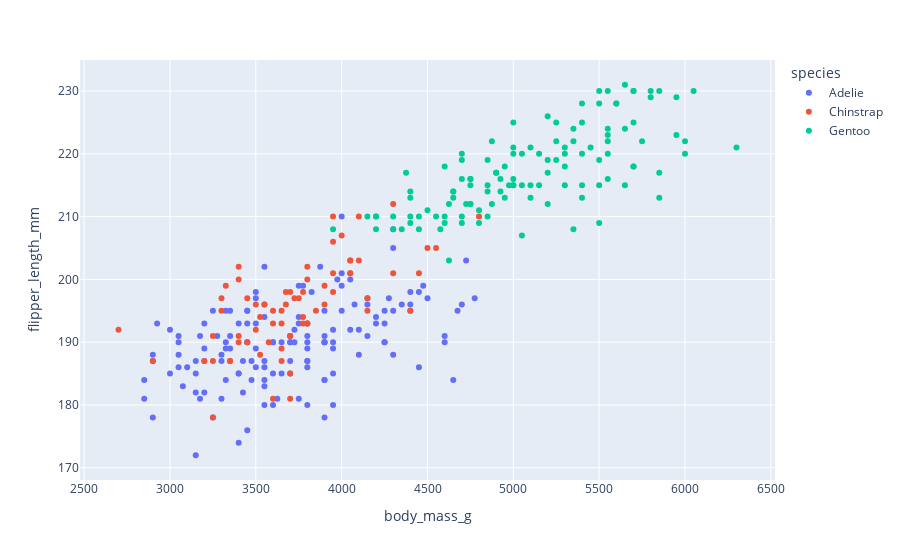

Notebook source saved alongside this figure:
### Code cell
px.scatter(df, x='body_mass_g', y='flipper_length_mm', color='species')

### Figure 1 — Plotly figure (JSON) as saved in the notebook; plotly's stock layout.template omitted (floating-point values rounded to 4 significant figures; data arrays with more than 128 entries replaced by an {"elided": "..."} marker saying what was removed)
{"data": [{"hovertemplate": "species=Adelie<br>body_mass_g=%{x}<br>flipper_length_mm=%{y}<extra></extra>", "legendgroup": "Adelie", "marker": {"color": "#636efa", "symbol": "circle"}, "mode": "markers", "name": "Adelie", "orientation": "v", "showlegend": true, "type": "scatter", "x": {"elided": "146 int values"}, "xaxis": "x", "y": {"elided": "146 int values"}, "yaxis": "y"}, {"hovertemplate": "species=Chinstrap<br>body_mass_g=%{x}<br>flipper_length_mm=%{y}<extra></extra>", "legendgroup": "Chinstrap", "marker": {"color": "#EF553B", "symbol": "circle"}, "mode": "markers", "name": "Chinstrap", "orientation": "v", "showlegend": true, "type": "scatter", "x": [3500, 3900, 3650, 3525, 3725, 3950, 3250, 3750, 4150, 3700, 3800, 3775, 3700, 4050, 3575, 4050, 3300, 3700, 3450, 4400, 3600, 3400, 2900, 3800, 3300, 4150, 3400, 3800, 3700, 4550, 3200, 4300, 3350, 4100, 3600, 3900, 3850, 4800, 2700, 4500, 3950, 3650, 3550, 3500, 3675, 4450, 3400, 4300, 3250, 3675, 3325, 3950, 3600, 4050, 3350, 3450, 3250, 4050, 3800, 3525, 3950, 3650, 3650, 4000, 3400, 3775, 4100, 3775], "xaxis": "x", "y": [192, 196, 193, 188, 197, 198, 178, 197, 195, 198, 193, 194, 185, 201, 190, 201, 197, 181, 190, 195, 181, 191, 187, 193, 195, 197, 200, 200, 191, 205, 187, 201, 187, 203, 195, 199, 195, 210, 192, 205, 210, 187, 196, 196, 196, 201, 190, 212, 187, 198, 199, 201, 193, 203, 187, 197, 191, 203, 202, 194, 206, 189, 195, 207, 202, 193, 210, 198], "yaxis": "y"}, {"hovertemplate": "species=Gentoo<br>body_mass_g=%{x}<br>flipper_length_mm=%{y}<extra></extra>", "legendgroup": "Gentoo", "marker": {"color": "#00cc96", "symbol": "circle"}, "mode": "markers", "name": "Gentoo", "orientation": "v", "showlegend": true, "type": "scatter", "x": [4500, 5700, 4450, 5700, 5400, 4550, 4800, 5200, 4400, 5150, 4650, 5550, 4650, 5850, 4200, 5850, 4150, 6300, 4800, 5350, 5700, 5000, 4400, 5050, 5000, 5100, 5650, 4600, 5550, 5250, 4700, 5050, 6050, 5150, 5400, 4950, 5250, 4350, 5350, 3950, 5700, 4300, 4750, 5550, 4900, 4200, 5400, 5100, 5300, 4850, 5300, 4400, 5000, 4900, 5050, 4300, 5000, 4450, 5550, 4200, 5300, 4400, 5650, 4700, 5700, 5800, 4700, 5550, 4750, 5000, 5100, 5200, 4700, 5800, 4600, 6000, 4750, 5950, 4625, 5450, 4725, 5350, 4750, 5600, 4600, 5300, 4875, 5550, 4950, 5400, 4750, 5650, 4850, 5200, 4925, 4875, 4625, 5250, 4850, 5600, 4975, 5500, 5500, 4700, 5500, 4575, 5500, 5000, 5950, 4650, 5500, 4375, 5850, 6000, 4925, 4850, 5750, 5200, 5400], "xaxis": "x", "y": [211, 230, 210, 218, 215, 210, 211, 219, 209, 215, 214, 216, 214, 213, 210, 217, 210, 221, 209, 222, 218, 215, 213, 215, 215, 215, 215, 210, 220, 222, 209, 207, 230, 220, 220, 213, 219, 208, 208, 208, 225, 210, 216, 222, 217, 210, 225, 213, 215, 210, 220, 210, 225, 217, 220, 208, 220, 208, 224, 208, 221, 214, 231, 219, 230, 229, 220, 223, 216, 221, 221, 217, 216, 230, 209, 220, 215, 223, 212, 221, 212, 224, 212, 228, 218, 218, 212, 230, 218, 228, 212, 224, 214, 226, 216, 222, 203, 225, 219, 228, 215, 228, 215, 210, 219, 208, 209, 216, 229, 213, 230, 217, 230, 222, 214, 215, 222, 212, 213], "yaxis": "y"}], "layout": {"legend": {"title": {"text": "species"}, "tracegroupgap": 0}, "margin": {"t": 60}, "xaxis": {"anchor": "y", "domain": [0, 1], "title": {"text": "body_mass_g"}}, "yaxis": {"anchor": "x", "domain": [0, 1], "title": {"text": "flipper_length_mm"}}}}
